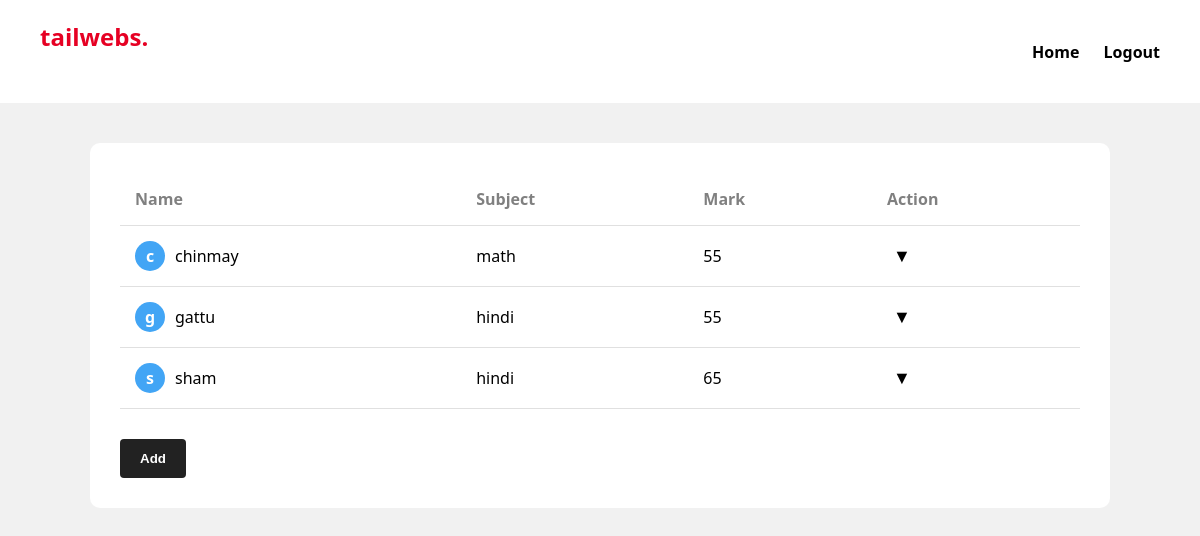
Page /home (signed in) on the earlier database version.
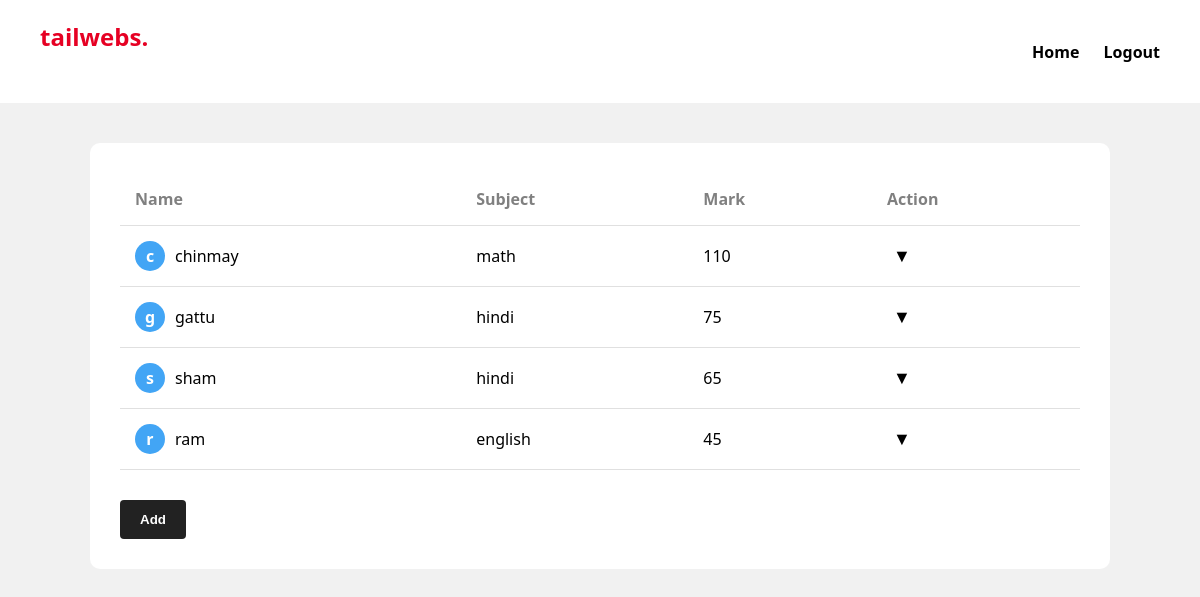
Same page on the later database version.
### models.py (models this page shows, shortened)
class Student(db.Model):
    id = db.Column(db.Integer, primary_key=True)
    name = db.Column(db.String(100))
    subject = db.Column(db.String(100))
    marks = db.Column(db.Integer)
    __table_args__ = (
        db.UniqueConstraint('name', 'subject', name='uq_student_name_subject'),
    )

### app.py (the view)
@app.route('/home')
def home():
    if 'teacher_id' not in session:
        return redirect('/')
    students = Student.query.all()
    return render_template('home.html', students=students)

### templates/home.html (shortened to what this page needs)
<!DOCTYPE html>
<html>
<head>
  <link rel="stylesheet" href="{{ url_for('static', filename='styles.css') }}">
</head>
<body>
  <header>
    <div class="logo">tailwebs<span>.</span></div>
    <nav>
      <a href="#">Home</a>
      <a href="/logout">Logout</a>
    </nav>
  </header>
  <main>
    <table>
      <thead>
        <tr>
          <th>Name</th>
          <th>Subject</th>
          <th>Mark</th>
          <th>Action</th>
        </tr>
      </thead>
      <tbody>
        {% for student in students %}
        <tr data-id="{{ student.id }}">
          <td><div class="avatar">{{ student.name[0] }}</div>{{ student.name }}</td>
          <td>{{ student.subject }}</td>
          <td>{{ student.marks }}</td>
          <td>
            <div class="dropdown">
              <button class="action-btn" onclick="toggleDropdown(this)">▼</button>
            </div>
          </td>
        </tr>
        {% endfor %}
      </tbody>
    </table>
    <button id="addStudentBtn" class="add-btn">Add</button>
  </main>
</body>
</html>

### static/styles.css (style rules this page uses)
body { margin: 0; font-family: Arial, sans-serif; background-color: #eee; }
.logo { font-size: 32px; font-weight: bold; color: #e60023; margin-bottom: 30px; }
body { margin: 0; font-family: 'Segoe UI', sans-serif; background: #f1f1f1; }
header { background: white; padding: 20px 40px; display: flex; justify-content: space-between; align-items: center; }
.logo { font-size: 24px; font-weight: bold; color: #e60023; }
.logo span { color: #e60023; }
nav a { margin-left: 20px; text-decoration: none; color: black; font-weight: bold; }
main { margin: 40px auto; width: 80%; background: white; padding: 30px; border-radius: 10px; }
table { width: 100%; border-collapse: collapse; }
th, td { padding: 15px; text-align: left; border-bottom: 1px solid #e0e0e0; }
th { font-weight: bold; color: gray; }
td .avatar { display: inline-block; width: 30px; height: 30px; background-color: #42a5f5; color: white; text-align: center; line-height: 30px; border-radius: 50%; margin-right: 10px; font-weight: bold; }
.add-btn { margin-top: 30px; padding: 12px 20px; background: #222; color: white; border: none; border-radius: 4px; cursor: pointer; font-weight: bold; }
.action-btn { background: none; border: none; font-size: 18px; cursor: pointer; }
.dropdown { position: relative; display: inline-block; }

Differences in the rows shown:
changed Student "chinmay": marks "55" → "110"
changed Student "gattu": marks "55" → "75"
added Student: name "r", name "ram", subject "english", marks "45"
